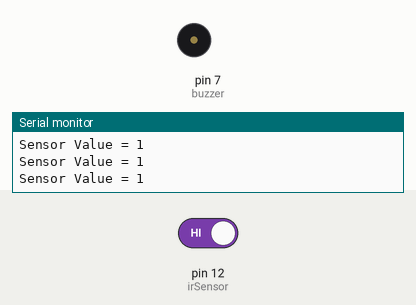
Recording of a sketch running on a simulated Arduino Uno, built with avr-gcc and run on an emulated ATmega328P. Parts: buzzer (waves = sounding, pin HIGH), the last lines printed to the serial monitor. The inputs (shaded band) are chosen by the test bench; at power-on: pin 12 (irSensor) HIGH.

Above: at 1.2 s.
1.3 s: pin 12 (irSensor) driven LOW
At 2.0 s:
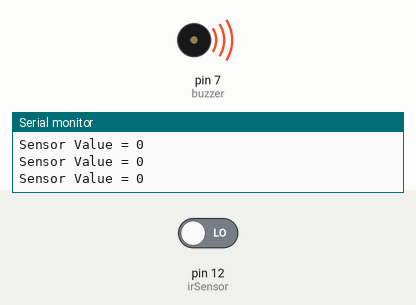
2.8 s: pin 12 (irSensor) driven HIGH
At 3.4 s:
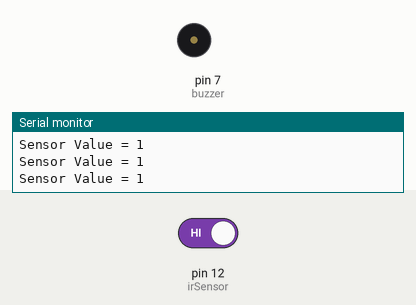
Timing chart, 0 to 5.8 s (numbered marks = the images above; inputs shaded):
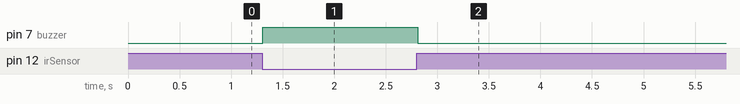

Measured:
- after the input at 1.3 s, pin 7 (buzzer): LOW → HIGH at once
- after the input at 2.8 s, pin 7 (buzzer): HIGH → LOW at once

The sketch:

Smart-Buzzer-using-IR_sensor-with-Arduino.ino
```cpp
int irSensor = 12;
int buzzer = 7;
void setup()
{
    Serial.begin(9600);
    pinMode(irSensor, INPUT);
    pinMode(buzzer, OUTPUT);
}
void loop()
{
    int value = digitalRead(irSensor);
    Serial.println("");
    Serial.print("Sensor Value = ");
    Serial.print(value);

    if(value == 0)
    {
        digitalWrite(buzzer, HIGH);
    }
    else
    {
        digitalWrite(buzzer, LOW);
    }
    delay(50);
}
```
